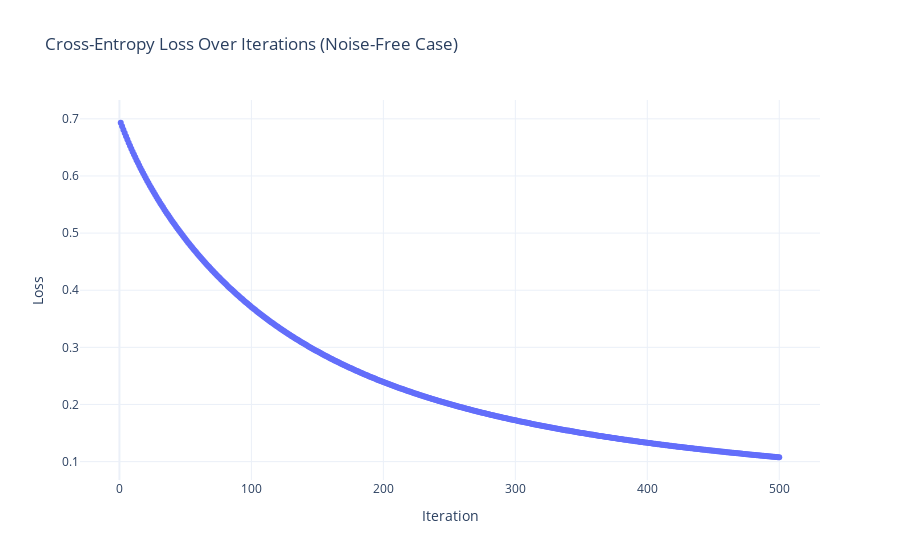
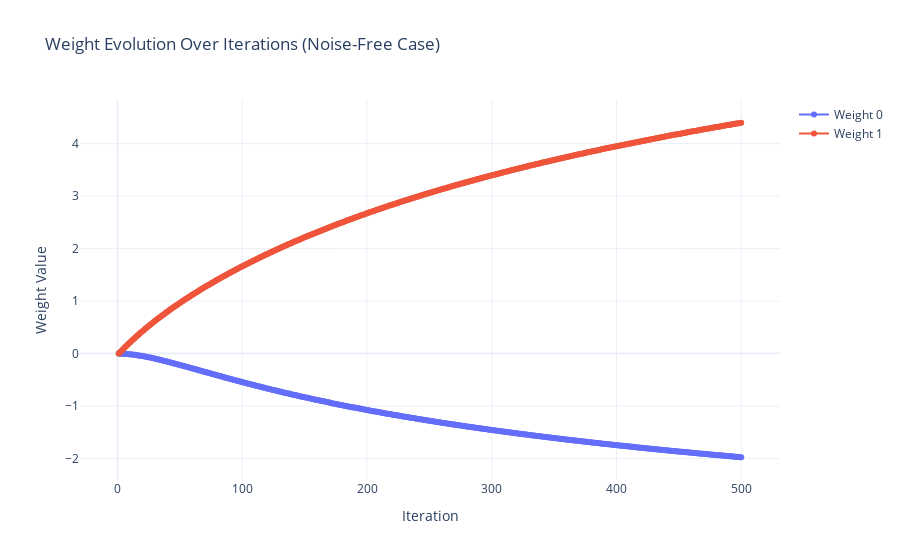

Notebook code cell kept with these figures, in order:
### Code cell
import numpy as np
import plotly.graph_objects as go

# Logistic regression implementation with weight tracking
def sigmoid(z):
    return 1 / (1 + np.exp(-z))

def logistic_regression_with_weights(X, y, eta=0.1, max_iter=500):
    X_bias = np.hstack([np.ones((len(X), 1)), X.reshape(-1, 1)])  # Add bias term
    weights = np.zeros(2)  # Initialize weights (1 feature + bias)
    losses = []
    weight_evolution = []

    for _ in range(max_iter):
        z = np.dot(X_bias, weights)
        y_pred = sigmoid(z)
        loss = -np.mean(y * np.log(y_pred + 1e-10) + (1 - y) * np.log(1 - y_pred + 1e-10))
        losses.append(loss)
        weight_evolution.append(weights.copy())

        gradient = np.dot(X_bias.T, y_pred - y) / len(y)
        weights -= eta * gradient

    return weights, losses, np.array(weight_evolution)

# Parameters
L = 10000  # Number of bits
np.random.seed(42)

# Generate transmitted bits (0 or 1)
X_k = np.random.choice([0, 1], size=L)

# Noise-free case (σ^2 = 0)
Y_k_no_noise = X_k.copy()  # Received signal with no noise

# Split into training and testing sets (80% train, 20% test)
X_train, X_test = Y_k_no_noise[:int(0.8 * L)], Y_k_no_noise[int(0.8 * L):]
y_train, y_test = X_k[:int(0.8 * L)], X_k[int(0.8 * L):]

# Train logistic regression on noise-free data
eta = 0.1
max_iter = 500
weights, losses, weight_evolution = logistic_regression_with_weights(X_train, y_train, eta, max_iter)

# Plot the evolution of cross-entropy loss
fig_loss = go.Figure()
fig_loss.add_trace(go.Scatter(
    x=list(range(1, len(losses) + 1)),
    y=losses,
    mode='lines+markers',
    name="Cross-Entropy Loss"
))
fig_loss.update_layout(
    title="Cross-Entropy Loss Over Iterations (Noise-Free Case)",
    xaxis_title="Iteration",
    yaxis_title="Loss",
    template="plotly_white"
)
fig_loss.show()

# Plot weight evolution over iterations
fig_weights = go.Figure()
for i in range(weight_evolution.shape[1]):
    fig_weights.add_trace(go.Scatter(
        x=list(range(1, weight_evolution.shape[0] + 1)),
        y=weight_evolution[:, i],
        mode='lines+markers',
        name=f"Weight {i}"
    ))
fig_weights.update_layout(
    title="Weight Evolution Over Iterations (Noise-Free Case)",
    xaxis_title="Iteration",
    yaxis_title="Weight Value",
    template="plotly_white"
)
fig_weights.show()

# Evaluate logistic regression on test set
X_test_bias = np.hstack([np.ones((len(X_test), 1)), X_test.reshape(-1, 1)])
y_pred = sigmoid(np.dot(X_test_bias, weights)) >= 0.5
errors = np.sum(y_pred != y_test)
accuracy = 100 * (1 - errors / len(y_test))

print(f"Logistic Regression (Noise-Free) - Errors: {errors}, Accuracy: {accuracy:.2f}%")

### Figure 1 — Plotly figure (JSON) as saved in the notebook; plotly's stock layout.template omitted (floating-point values rounded to 4 significant figures; data arrays with more than 128 entries replaced by an {"elided": "..."} marker saying what was removed)
{"data": [{"mode": "lines+markers", "name": "Cross-Entropy Loss", "type": "scatter", "x": {"elided": "500 int values"}, "y": {"elided": "500 float values"}}], "layout": {"title": {"text": "Cross-Entropy Loss Over Iterations (Noise-Free Case)"}, "xaxis": {"title": {"text": "Iteration"}}, "yaxis": {"title": {"text": "Loss"}}}}

### Figure 2 — Plotly figure (JSON) as saved in the notebook; plotly's stock layout.template omitted (floating-point values rounded to 4 significant figures; data arrays with more than 128 entries replaced by an {"elided": "..."} marker saying what was removed)
{"data": [{"mode": "lines+markers", "name": "Weight 0", "type": "scatter", "x": {"elided": "500 int values"}, "y": {"elided": "500 float values"}}, {"mode": "lines+markers", "name": "Weight 1", "type": "scatter", "x": {"elided": "500 int values"}, "y": {"elided": "500 float values"}}], "layout": {"title": {"text": "Weight Evolution Over Iterations (Noise-Free Case)"}, "xaxis": {"title": {"text": "Iteration"}}, "yaxis": {"title": {"text": "Weight Value"}}}}
